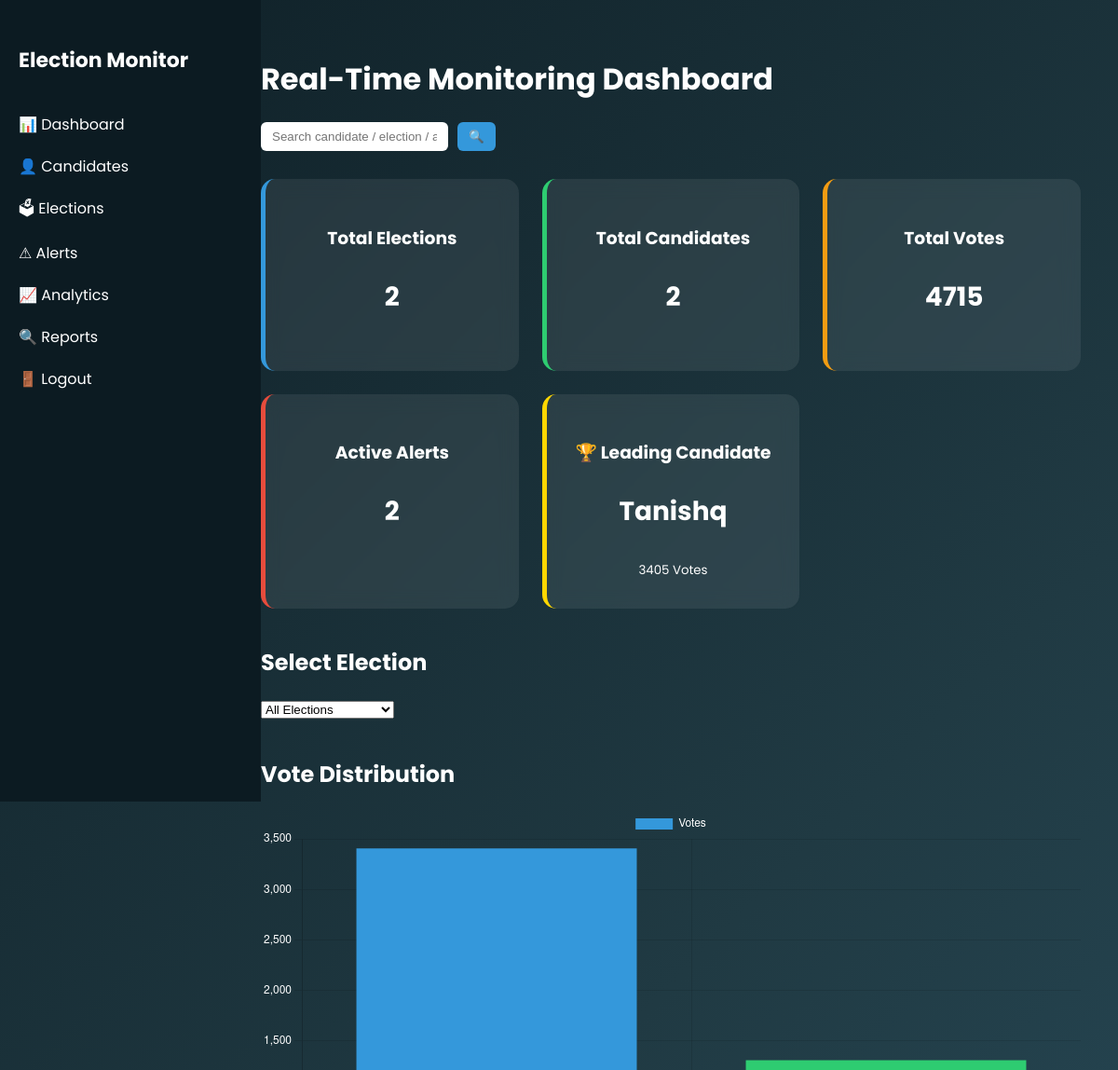
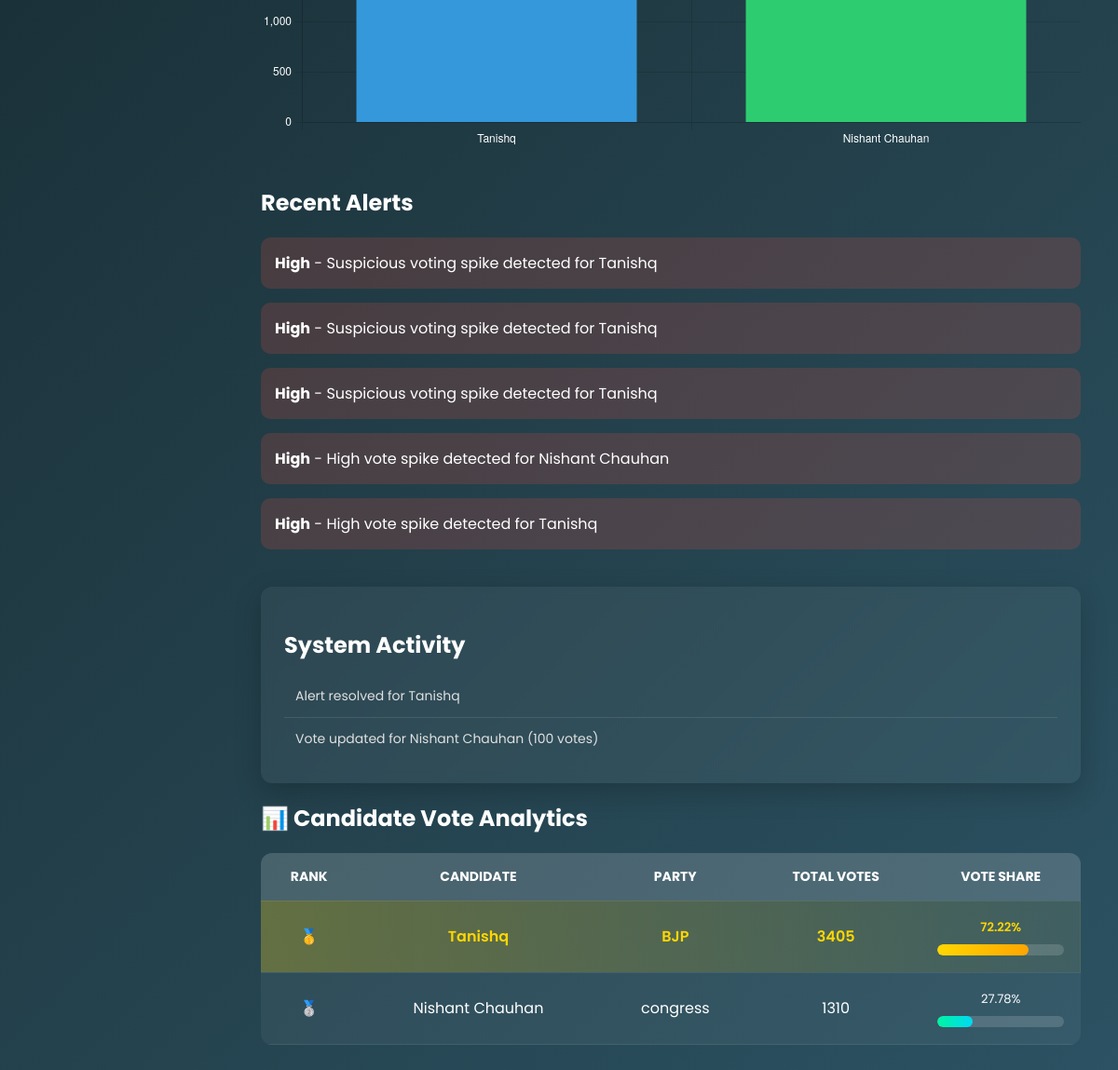
The app's page / (signed in) with its own data (2 pictures, top to bottom).
### core/models.py (models this page shows, shortened)
class Candidate(models.Model):
    election = models.ForeignKey(Election, on_delete=models.CASCADE)
    name = models.CharField(max_length=100)
    party = models.CharField(max_length=100)

class Alert(models.Model):
    anomaly = models.ForeignKey(Anomaly, on_delete=models.CASCADE)
    message = models.CharField(max_length=255)
    severity = models.CharField(max_length=20, default="High")
    created_at = models.DateTimeField(auto_now_add=True)
    status = models.CharField(max_length=20, default="Active")

class ActivityLog(models.Model):
    action = models.CharField(max_length=255)
    created_at = models.DateTimeField(auto_now_add=True)

### core/views.py (the view)
# urls.py: path("", dashboard, name="dashboard"),
@login_required
def dashboard(request):
    elections = Election.objects.all()
    selected_election_id = request.GET.get('election')
    if selected_election_id:
        selected_election = Election.objects.get(id=selected_election_id)
        candidates = Candidate.objects.filter(election=selected_election)
        vote_records = VoteRecord.objects.filter(candidate__election=selected_election)
    else:
        candidates = Candidate.objects.all()
        vote_records = VoteRecord.objects.all()
    total_votes = vote_records.aggregate(total=Sum('votes'))['total'] or 0
    candidate_votes = (
        vote_records
        .values('candidate__id', 'candidate__name', 'candidate__party')
        .annotate(total_votes=Sum('votes'))
        .order_by('-total_votes')
    )
    candidate_votes = list(candidate_votes)
    for index, c in enumerate(candidate_votes, start=1):
        c['rank'] = index
        if total_votes > 0:
            c['percentage'] = round((c['total_votes'] / total_votes) * 100, 2)
        else:
            c['percentage'] = 0
    leading_candidate = candidate_votes[0] if candidate_votes else None
    chart_labels = [c['candidate__name'] for c in candidate_votes]
    chart_data = [c['total_votes'] for c in candidate_votes]
    recent_activity = ActivityLog.objects.order_by('-created_at')[:5]
    context = {
    'elections': elections.count(),
    'elections_list': elections,
    'selected_election_id': int(selected_election_id) if selected_election_id else None,
    'candidates': candidates.count(),
    'votes': total_votes,
    'alerts': Alert.objects.filter(status='Active').count(),
    'recent_alerts': Alert.objects.order_by('-created_at')[:5],
    'candidate_votes': candidate_votes,
    'leading_candidate': leading_candidate,
    'chart_labels': chart_labels,
    'chart_data': chart_data,
    'recent_activity': recent_activity
}
    return render(request, 'dashboard.html', context)

### core/templates/dashboard.html (shortened to what this page needs)
{% load static %}
<!DOCTYPE html>
<html>
<head>
<link rel="stylesheet" href="{% static 'core/css/dashboard.css' %}">
</head>
<body>
<div class="sidebar">
<h2>Election Monitor</h2>
<ul>
<li>📊 Dashboard</li>
<li><a href="/candidates/">👤 Candidates</a></li>
<li><a href="/elections/">🗳 Elections</a></li>
<li><a href="/alerts/">⚠ Alerts</a></li>
<li><a href="/analytics/">📈 Analytics</a></li>
<li><a href="/reports/">🔍 Reports</a></li>
<li><a href="/logout/">🚪 Logout</a></li>
</ul>
</div>
<div class="main">
<div class="topbar">
<h1>Real-Time Monitoring Dashboard</h1>
<form action="/search/" method="get" class="search-box">
<input type="text" name="q" placeholder="Search candidate / election / alert">
<button type="submit">🔍</button>
</form>
</div>
<div class="cards">
<div class="card blue">
<h3>Total Elections</h3>
<p>{{ elections }}</p>
</div>
<div class="card green">
<h3>Total Candidates</h3>
<p>{{ candidates }}</p>
</div>
<div class="card orange">
<h3>Total Votes</h3>
<p>{{ votes }}</p>
</div>
<div class="card red">
<h3>Active Alerts</h3>
<p>{{ alerts }}</p>
</div>
<div class="card gold">
<h3>🏆 Leading Candidate</h3>
{% if leading_candidate %}
<p>{{ leading_candidate.candidate__name }}</p>
<small>{{ leading_candidate.total_votes }} Votes</small>
{% else %}
<p>No Data</p>
{% endif %}
</div>
</div>
<div class="chart-container">
<h2>Select Election</h2>
<form method="get">
<select name="election" onchange="this.form.submit()">
<option value="">All Elections</option>
</select>
</form>
</div>
<div class="chart-container">
<h2>Vote Distribution</h2>
<canvas id="voteChart"></canvas>
</div>
<div class="alert-section">
<h2>Recent Alerts</h2>
{% for alert in recent_alerts %}
<div class="alert-box">
<strong>{{ alert.severity }}</strong> - {{ alert.message }}
</div>
{% empty %}
<div class="no-alert">
No recent alerts
</div>
{% endfor %}
</div>
<div class="activity-section">
<h2>System Activity</h2>
{% for act in recent_activity %}
<div class="activity-box">
{{ act.action }}
</div>
{% endfor %}
</div>
<div class="candidate-table">
<h2>📊 Candidate Vote Analytics</h2>
<table class="vote-table">
<tr>
<th>Rank</th>
<th>Candidate</th>
<th>Party</th>
<th>Total Votes</th>
<th>Vote Share</th>
</tr>
{% for c in candidate_votes %}
<tr {% if leading_candidate and c.candidate__id == leading_candidate.candidate__id %}class="winner"{% endif %}>
<td>
{% if c.rank == 1 %}
🥇
{% elif c.rank == 2 %}
🥈
{% elif c.rank == 3 %}
🥉
{% else %}
{{ c.rank }}
{% endif %}
</td>
<td>{{ c.candidate__name }}</td>
<td>{{ c.candidate__party }}</td>
<td>{{ c.total_votes }}</td>
<td>
<div class="percentage-text">
{{ c.percentage }}%
</div>
<div class="progress-bar">
<div class="progress-fill"
style="width: {{ c.percentage|default:0 }}%;">
</div>
</div>
</td>
</tr>
{% endfor %}
</table>
</div>
</div>
<script>
const chartLabels = JSON.parse(
document.getElementById("chart-labels").textContent
)
const chartData = JSON.parse(
document.getElementById("chart-data").textContent
)
setTimeout(function(){
window.location.reload()
},15000)
</script>
</body>
</html>

### core/static/core/css/dashboard.css (style rules this page uses)
body { margin: 0; font-family: 'Poppins', sans-serif; display: flex; min-height: 100vh; background: linear-gradient(135deg, #0f2027, #203a43, #2c5364); color: white; }
.sidebar { width: 240px; background: #0c1b22; padding: 30px 20px; position: fixed; height: 100vh; }
.sidebar h2 { margin-bottom: 40px; font-size: 22px; }
.sidebar ul { list-style: none; padding: 0; }
.sidebar ul li { margin-bottom: 20px; transition: 0.3s; }
.sidebar ul li a, .sidebar ul li { color: white; text-decoration: none; font-size: 16px; }
.main { margin-left: 240px; padding: 40px; width: calc(100% - 240px); }
.cards { display: grid; grid-template-columns: repeat(auto-fit, minmax(220px, 1fr)); gap: 25px; margin-bottom: 40px; }
.card { padding: 30px; border-radius: 15px; background: rgba(255, 255, 255, 0.08); backdrop-filter: blur(10px); text-align: center; transition: 0.3s; }
.card p { font-size: 28px; font-weight: bold; }
.blue { border-left: 5px solid #3498db; }
.green { border-left: 5px solid #2ecc71; }
.orange { border-left: 5px solid #f39c12; }
.red { border-left: 5px solid #e74c3c; }
.gold { border-left: 5px solid gold; }
.chart-container { margin-bottom: 40px; }
.alert-section { margin-bottom: 40px; }
.alert-box { padding: 15px; margin-bottom: 15px; border-radius: 10px; background: rgba(231, 76, 60, 0.2); }
.candidate-table { margin-bottom: 50px; }
.vote-table { width: 100%; border-collapse: collapse; background: rgba(255, 255, 255, 0.05); border-radius: 12px; overflow: hidden; }
.vote-table th { background: rgba(255, 255, 255, 0.12); padding: 15px; text-transform: uppercase; font-size: 14px; }
.vote-table td { padding: 18px; text-align: center; }
.vote-table tr { border-bottom: 1px solid rgba(255,255,255,0.08); transition: 0.2s; }
.winner { background: linear-gradient(90deg, rgba(255,215,0,0.25), rgba(255,215,0,0.05)); font-weight: 600; }
.winner td { color: #ffd700; }
.percentage-text { font-size: 13px; margin-bottom: 6px; }
.progress-bar { width: 100%; height: 12px; background-color: rgba(255,255,255,0.15); border-radius: 30px; overflow: hidden; margin-top: 8px; }
.progress-fill { height: 100%; background: linear-gradient(90deg, #00f5a0, #00d9f5); border-radius: 30px; transition: width 0.8s ease-in-out; }
.winner .progress-fill { background: linear-gradient(90deg, gold, orange); }
.activity-section { margin-top: 30px; background: rgba(255,255,255,0.05); padding: 25px; border-radius: 12px; backdrop-filter: blur(6px); box-shadow: 0 10px 30px rgba(0,0,0,0.2); }
.activity-section h2 { color:white; margin-bottom:15px; }
.activity-box { padding: 12px; border-bottom: 1px solid rgba(255,255,255,0.1); font-size: 14px; color: #e0e0e0; }
.activity-box:last-child { border-bottom:none; }
.search-box { display:flex; gap:10px; margin-bottom: 30px; }
.search-box input { padding:8px 12px; border-radius:6px; border:none; }
.search-box button { padding:8px 12px; border:none; background:#3498db; color:white; border-radius:6px; cursor:pointer; }

### records on screen
Candidate: candidate__name "Tanishq", candidate__party "BJP", total_votes "3405", percentage "72.22"
Alert: severity "High", message "Suspicious voting spike detected for Tanishq"
Alert: severity "High", message "Suspicious voting spike detected for Tanishq"
Alert: severity "High", message "Suspicious voting spike detected for Tanishq"
Alert: severity "High", message "High vote spike detected for Nishant Chauhan"
Alert: severity "High", message "High vote spike detected for Tanishq"
ActivityLog: action "Alert resolved for Tanishq"
ActivityLog: action "Vote updated for Nishant Chauhan (100 votes)"
Candidate: candidate__name "Nishant Chauhan", candidate__party "congress", total_votes "1310", percentage "27.78"

### other values on screen
{{ elections }} "2"
{{ candidates }} "2"
{{ votes }} "4715"
{{ alerts }} "2"
{{ leading_candidate.total_votes }} "3405"
